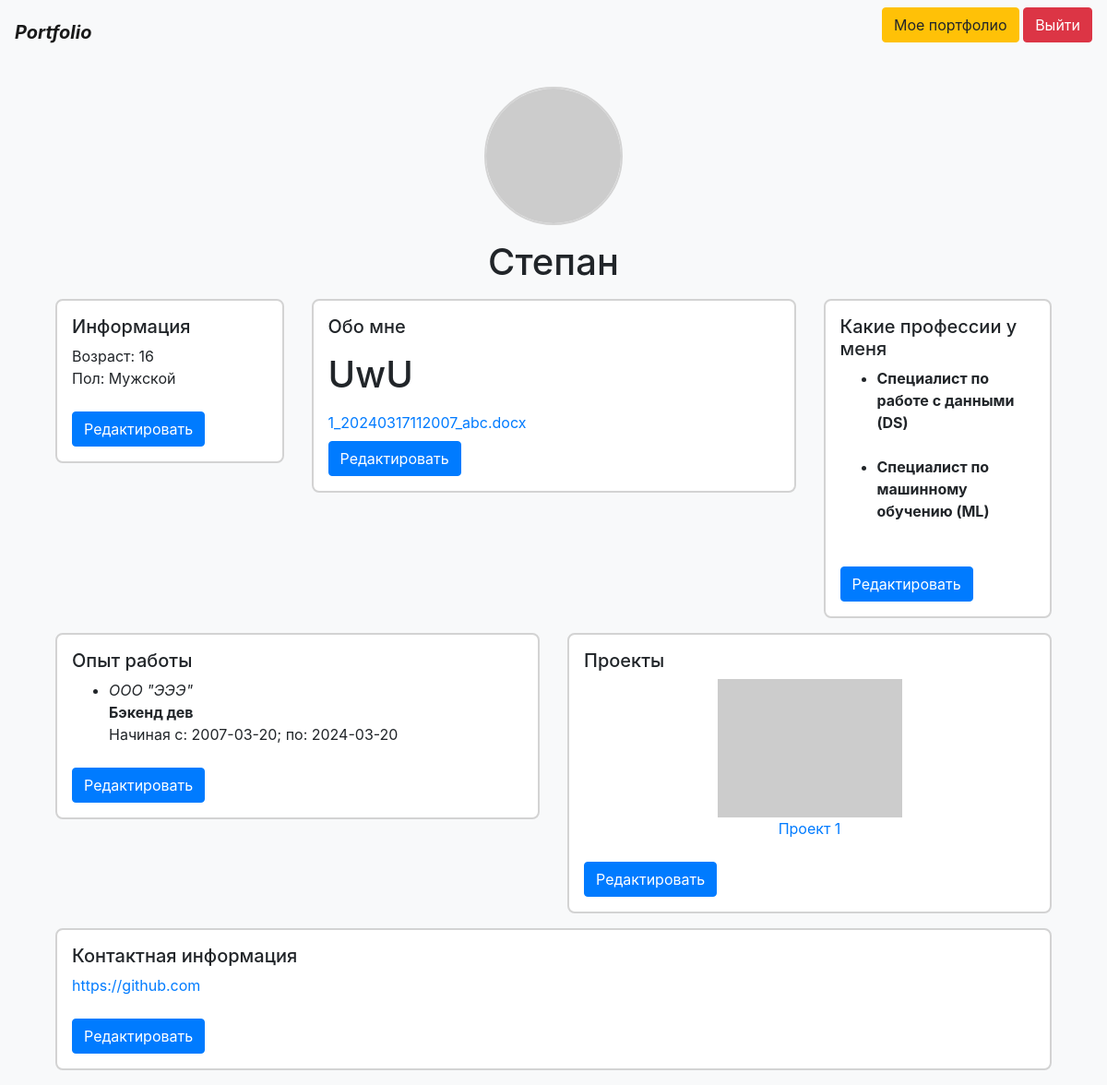
/portfolio (signed in), run on the app's committed database.
### data/users.py (models this page shows, shortened)
class User(SqlAlchemyBase, UserMixin):
    __tablename__ = 'users'
    id = sa.Column(sa.Integer, primary_key=True, autoincrement=True)
    name = sa.Column(sa.String, nullable=True)
    hashed_password = sa.Column(sa.String, nullable=True)
    email = sa.Column(sa.String, nullable=True, unique=True, index=True)
    pic = sa.Column(sa.String)  # путь до картинки, которую загрузил пользователь
    age = sa.Column(sa.Integer, default=0)
    sex = sa.Column(sa.String, default='Не выбран')
    profession = sa.Column(sa.String)
    about = sa.Column(sa.String)
    work_document = sa.Column(sa.String)  # путь до файла с чертовым резюме, которое загрузит после пользователь
    work_exp = sa.Column(sa.String)  # Мы будем хранить это просто в виде строки. Будет сплит - решим после
    connect_info = sa.Column(sa.String)  # удивительно, но тоже просто строка для всех контактов
    created_date = sa.Column(sa.DateTime, default=datetime.datetime.now)

### main1.py (the view)
@app.route('/portfolio')
@login_required
def portfolio():
    try:
        exp_arr = json.loads(current_user.work_exp)
    except Exception as e:
        exp_arr = []
        logger.warning(f'Cannot find any info about work_exp')
    params = {
        'user': current_user,
        'about': markdown.markdown(current_user.about),
        'exp_arr': exp_arr,
    }
    return render_template('portfolio.html', **params)

### data/db_session.py (called while the page is built)
def create_session() -> Session:
    global __factory
    return __factory()

### main1.py (called while the page is built)
@login_manager.user_loader
def load_user(user_id):
    db_sess = db_session.create_session()
    return db_sess.query(User).get(user_id)

### templates/portfolio.html (shortened to what this page needs)
{% extends 'base.html' %}
{% block content %}
    <div class="container pt-4">
        <div class="profile-header">
            <img src="https://via.placeholder.com/150" alt="Фото пользователя" class="profile-image">
            <h1>{{ user.name }}</h1>
        </div>
        <div class="row">
            <div class="col-md-3">
                <div class="archaic-card">
                    <h5>Информация</h5>
                    <p>Возраст: {{ user.age }}<br>Пол: {{ user.sex }}</p>
                    <a href="/edit_age_sex/{{ user.id }}">
                        <button type="button" class="btn btn-primary edit-button">
                            Редактировать
                        </button>
                    </a>
                </div>
            </div>
            <div class="col-md-6">
                <div class="archaic-card">
                    <h5>Обо мне</h5>
                    {% if user.about %}
                        <p>{{ about|safe }}</p>
                    {% else %}
                        <p><i>Пока тут ничего нет...</i></p>
                    {% endif %}
                    {% if user.work_document %}
                        <a href="{{ url_for('download_file', filename=user.work_document) }}"
                           download><span>{{ user.work_document }}</span></a><br>
                    {% else %}
                        <span><i>Увы... но резюме не загружено</i></span>
                    {% endif %}
                    <a href="/edit_about_resume/{{ user.id }}">
                        <button type="button" class="btn btn-primary edit-button">Редактировать</button>
                    </a>
                </div>
            </div>
            <div class="col-md-3">
                <div class="archaic-card">
                    <h5>Какие профессии у меня</h5>
                    {% if user.profession %}
                        <ul>
                            {% for prof in user.profession.split(';') %}
                                <li><strong>{{ prof }}</strong></li><br>
                            {% endfor %}
                        </ul>
                    {% else %}
                        <p><i>Видимо пока нет никаких профессий...</i></p>
                    {% endif %}
                    <a href="/add_profession/{{ user.id }}">
                        <button type="button" class="btn btn-primary edit-button">Редактировать</button>
                    </a>
                </div>
            </div>
        </div>
        <div class="row">
            <div class="col-md-6">
                <div class="archaic-card">
                    <h5>Опыт работы</h5>
                    <ul>
                        {% for el in exp_arr %}
                            <li>
                                <i>{{ el['company'] }}</i><br><strong>{{ el['position'] }}</strong><br>
                                <p>Начиная с: {{ el['start_date'] }}; по: {{ el['end_date'] }}</p>
                            </li>
                        {% endfor %}
                    </ul>
                    <a href="/add_experience/{{ user.id }}">
                        <button type="button" class="btn btn-primary edit-button">Редактировать</button>
                    </a>
                </div>
            </div>
            <div class="col-md-6">
                <div class="archaic-card">
                    <h5>Проекты</h5>
                    <div class="text-center">
                        <a href="#">
                            <img src="https://via.placeholder.com/200x150" alt="Проект 1" class="img-fluid">
                            <p>Проект 1</p>
                        </a>
                    </div>
                    <button type="button" class="btn btn-primary edit-button">Редактировать</button>
                </div>
            </div>
        </div>
        <div class="archaic-card">
            <h5>Контактная информация</h5>
            {% if user.connect_info %}
                <ul class="list-unstyled">
                    {% for el in user.connect_info.split(';') %}
                        <li><a href="{{ el }}">{{ el }}</a></li>
                    {% endfor %}
                </ul>
            {% else %}
                <i>Никак не связаться пока...</i><br>
            {% endif %}
            <a href="/add_contact_links/{{ user.id }}"><button type="button" class="btn btn-primary edit-button">Редактировать</button></a>
        </div>
    </div>
{% endblock %}

### templates/base.html (shortened to what this page needs)
<!doctype html>
<html lang="en">
<head>
    <link rel="stylesheet"
          href="https://stackpath.bootstrapcdn.com/bootstrap/4.4.1/css/bootstrap.min.css"
>
</head>
<body>
<header>
    <nav class="navbar navbar-light bg-light">
        <a class="navbar-brand" href="/"><i><b>Portfolio</b></i></a>
        <p>
            {% if current_user.is_authenticated %}
                <a class="btn btn-warning" href="/portfolio">Мое портфолио</a>
                <a class="btn btn-danger" href="/logout">Выйти</a>
            {% else %}
                <a class="btn btn-primary " href="/register">Зарегистрироваться</a>
                <a class="btn btn-success" href="/login">Войти</a>
            {% endif %}
        </p>
    </nav>
</header>
<main role="main" class="container">
    {% block content %}{% endblock %}
</main>
</body>
</body>
</html>

### templates/portfolio.html (style rules this page uses)
body { background-color: #f8f9fa; }
.archaic-card { background-color: #fff; border: 2px solid #d3d3d3; border-radius: 0.5rem; padding: 1rem; margin-bottom: 1rem; }
.profile-header { text-align: center; margin-bottom: 1rem; }
.profile-image { width: 150px; height: 150px; border-radius: 50%; border: 2px solid #d3d3d3; margin-bottom: 1rem; }
.edit-button { margin-top: .5rem; }

### data on the page
User: name "Степан", age "16", sex "Мужской", work_document "1_20240317112007_abc.docx"

### other printed values
{{ about|safe }} "UwU"
{{ prof }} "Специалист по работе с данными (DS)" "Специалист по машинному обучению (ML)"
{{ el['company'] }} "ООО \"ЭЭЭ\""
{{ el['position'] }} "Бэкенд дев"
{{ el['start_date'] }} "2007-03-20"
{{ el['end_date'] }} "2024-03-20"
{{ el }} "https://github.com"
